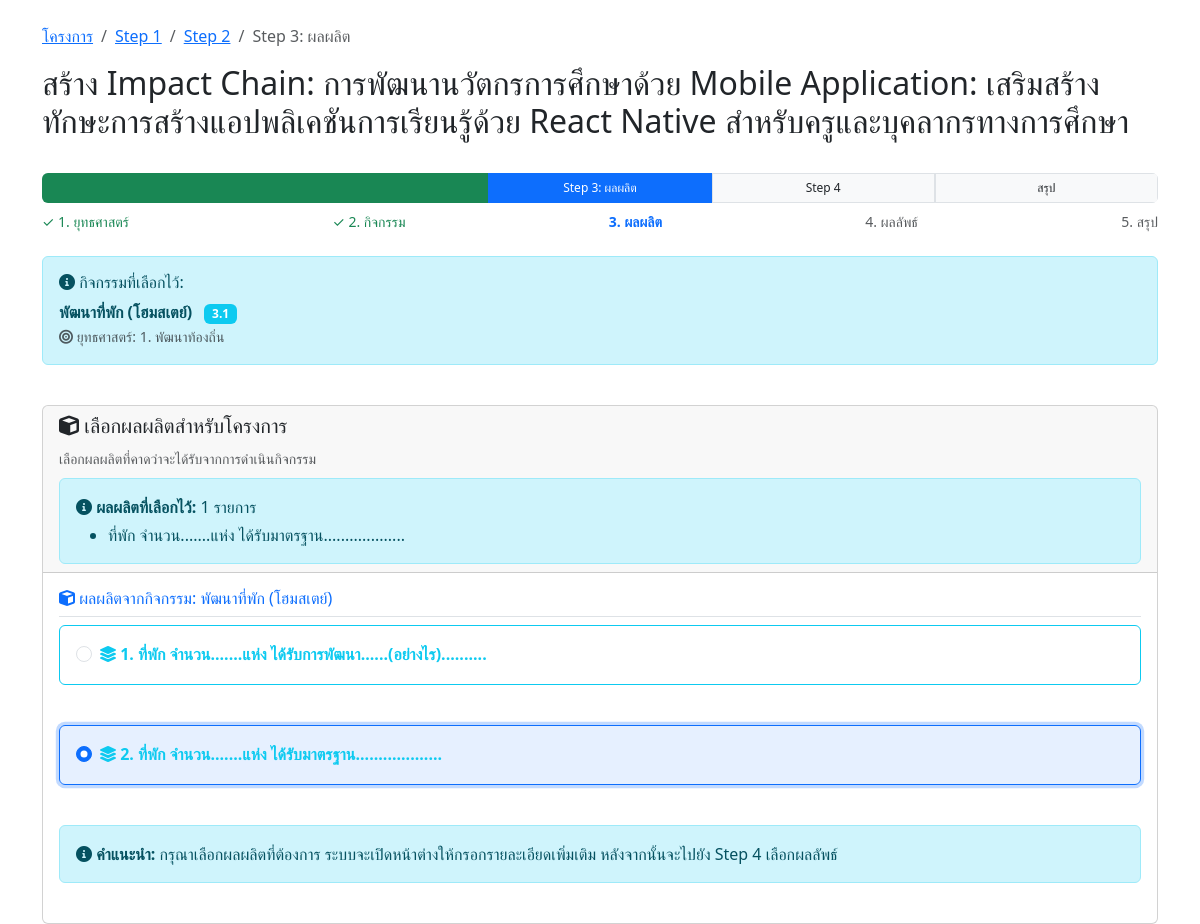
Before: /impact-chain/step3-output.php?project_id=3 (signed in) with the older database file.
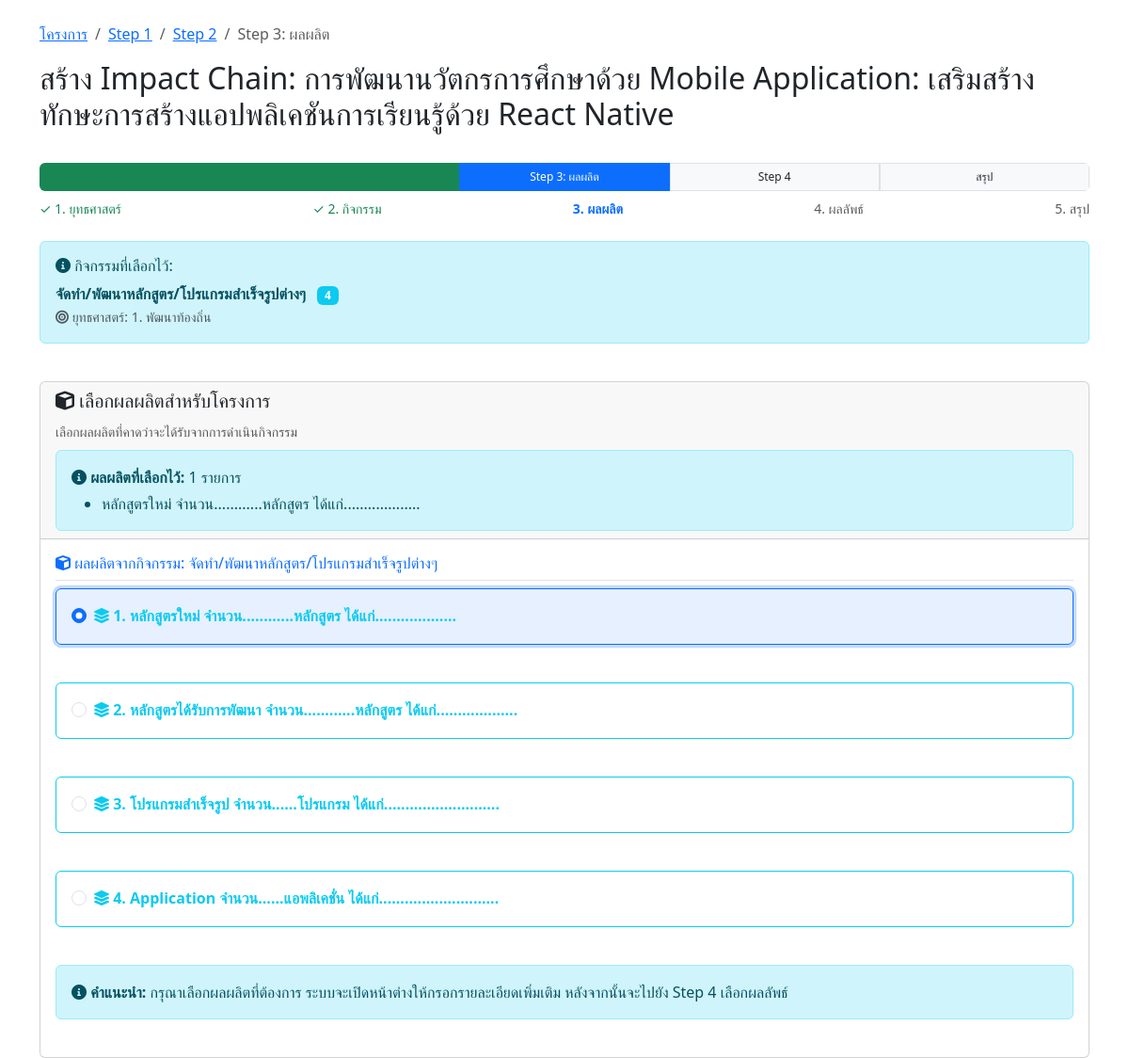
After: the same page with the newer database file.
### tables this page shows
CREATE TABLE `projects` (
  `id` int(11) NOT NULL,
  `project_code` varchar(50) NOT NULL COMMENT 'รหัสโครงการ',
  `name` varchar(500) NOT NULL COMMENT 'ชื่อโครงการ',
  `description` text DEFAULT NULL COMMENT 'รายละเอียดโครงการ',
  `objective` text DEFAULT NULL COMMENT 'วัตถุประสงค์โครงการ',
  `start_date` date DEFAULT NULL COMMENT 'วันที่เริ่มโครงการ',
  `end_date` date DEFAULT NULL COMMENT 'วันที่สิ้นสุดโครงการ',
  `budget` decimal(15,2) DEFAULT NULL COMMENT 'งบประมาณ',
  `organization` varchar(300) DEFAULT NULL COMMENT 'หน่วยงาน/องค์กร',
  `project_manager` varchar(200) DEFAULT NULL COMMENT 'ผู้จัดการโครงการ',
  `status` enum('incompleted','completed') DEFAULT 'incompleted' COMMENT 'สถานะโครงการ',
  `created_by` varchar(100) DEFAULT NULL COMMENT 'ผู้สร้าง',
  `created_at` timestamp NOT NULL DEFAULT current_timestamp(),
  `updated_at` timestamp NOT NULL DEFAULT current_timestamp() ON UPDATE current_timestamp()
);

CREATE TABLE `project_activities` (
  `id` int(11) NOT NULL,
  `project_id` int(11) NOT NULL COMMENT 'รหัสโครงการ',
  `activity_id` int(11) NOT NULL COMMENT 'รหัสกิจกรรม',
  `created_by` varchar(100) DEFAULT NULL COMMENT 'ผู้สร้าง',
  `created_at` timestamp NOT NULL DEFAULT current_timestamp(),
  `updated_at` timestamp NOT NULL DEFAULT current_timestamp() ON UPDATE current_timestamp()
);

CREATE TABLE `activities` (
  `activity_id` int(11) NOT NULL,
  `strategy_id` int(11) NOT NULL,
  `activity_code` varchar(20) NOT NULL,
  `activity_name` varchar(500) NOT NULL,
  `activity_description` text DEFAULT NULL
);

CREATE TABLE `strategies` (
  `strategy_id` int(11) NOT NULL,
  `strategy_code` varchar(50) NOT NULL,
  `strategy_name` varchar(255) NOT NULL,
  `description` text DEFAULT NULL,
  `created_at` timestamp NOT NULL DEFAULT current_timestamp()
);

CREATE TABLE `project_outputs` (
  `id` int(11) NOT NULL,
  `project_id` int(11) NOT NULL COMMENT 'รหัสโครงการ',
  `output_id` int(11) NOT NULL COMMENT 'รหัสผลผลิต',
  `output_details` text NOT NULL COMMENT 'รายละเอียดเพิ่มเติมของผลผลิต',
  `created_by` varchar(100) DEFAULT NULL COMMENT 'ผู้สร้าง',
  `created_at` timestamp NOT NULL DEFAULT current_timestamp(),
  `updated_at` timestamp NOT NULL DEFAULT current_timestamp() ON UPDATE current_timestamp()
);

CREATE TABLE `outputs` (
  `output_id` int(11) NOT NULL,
  `activity_id` int(11) NOT NULL,
  `output_sequence` varchar(10) DEFAULT NULL,
  `output_description` text NOT NULL,
  `target_details` text DEFAULT NULL
);

### impact-chain/step3-output.php (the view, shortened to what the changed rows need)
<?php
require_once '../config.php';
$project_id = isset($_GET['project_id']) ? (int)$_GET['project_id'] : 0;
$user_id = $_SESSION['user_id'];
$check_query = "SELECT * FROM projects WHERE id = ? AND created_by = ?";
$check_stmt = mysqli_prepare($conn, $check_query);
mysqli_stmt_bind_param($check_stmt, 'is', $project_id, $user_id);
mysqli_stmt_execute($check_stmt);
$project_result = mysqli_stmt_get_result($check_stmt);
$project = mysqli_fetch_assoc($project_result);
$selected_activity = null;
$activity_query = "SELECT pa.activity_id, a.activity_name, a.activity_code, a.activity_description, s.strategy_id, s.strategy_name
                   FROM project_activities pa
                   JOIN activities a ON pa.activity_id = a.activity_id
                   JOIN strategies s ON a.strategy_id = s.strategy_id
                   WHERE pa.project_id = ?";
$activity_stmt = mysqli_prepare($conn, $activity_query);
mysqli_stmt_bind_param($activity_stmt, 'i', $project_id);
mysqli_stmt_execute($activity_stmt);
$activity_result = mysqli_stmt_get_result($activity_stmt);
if (mysqli_num_rows($activity_result) > 0) {
    $selected_activity = mysqli_fetch_assoc($activity_result);
} else {
    $_SESSION['error_message'] = "กรุณาเลือกกิจกรรมก่อน";
    header("location: step2-activity.php?project_id=" . $project_id);
    exit;
}
$activity_id = $selected_activity['activity_id'];
$outputs_query = "SELECT o.*, a.activity_name, s.strategy_name
                  FROM outputs o
                  JOIN activities a ON o.activity_id = a.activity_id
                  JOIN strategies s ON a.strategy_id = s.strategy_id
                  WHERE o.activity_id = ?
                  ORDER BY o.output_sequence ASC, o.output_id ASC";
$outputs_stmt = mysqli_prepare($conn, $outputs_query);
mysqli_stmt_bind_param($outputs_stmt, 's', $activity_id);
mysqli_stmt_execute($outputs_stmt);
$outputs_result = mysqli_stmt_get_result($outputs_stmt);
$outputs = mysqli_fetch_all($outputs_result, MYSQLI_ASSOC);
$selected_outputs = [];
$selected_output_ids = [];
$selected_output_query = "SELECT po.output_id, o.output_description
                         FROM project_outputs po
                         JOIN outputs o ON po.output_id = o.output_id
                         WHERE po.project_id = ?";
$selected_output_stmt = mysqli_prepare($conn, $selected_output_query);
mysqli_stmt_bind_param($selected_output_stmt, 'i', $project_id);
mysqli_stmt_execute($selected_output_stmt);
$selected_output_result = mysqli_stmt_get_result($selected_output_stmt);
while ($output = mysqli_fetch_assoc($selected_output_result)) {
    $selected_outputs[] = $output;
    $selected_output_ids[] = $output['output_id'];
}
$grouped_outputs = [];
foreach ($outputs as $output) {
    $sequence = $output['output_sequence'];
    if (strpos($sequence, '.') === false) {
        $grouped_outputs[$sequence]['main'] = $output;
    } else {
        $main_sequence = explode('.', $sequence)[0];
        $grouped_outputs[$main_sequence]['sub'][] = $output;
    }
}
ksort($grouped_outputs);
?>
<!DOCTYPE html>
<html lang="th">
<head>
    <link href="https://cdn.jsdelivr.net/npm/bootstrap@5.3.0/dist/css/bootstrap.min.css" rel="stylesheet">
    <link href="https://cdnjs.cloudflare.com/ajax/libs/font-awesome/6.0.0/css/all.min.css" rel="stylesheet">
</head>
<body>
    <div class="container mt-4">
        <div class="row mb-4">
            <div class="col-12">
                <nav aria-label="breadcrumb">
                    <ol class="breadcrumb">
                    </ol>
                </nav>
                <h2>สร้าง Impact Chain: <?php echo htmlspecialchars($project['name']); ?></h2>
            </div>
        </div>
        <div class="row mb-4">
            <div class="col-12">
                <div class="alert alert-info">
                    <div class="mb-0">
                        <strong><?php echo htmlspecialchars($selected_activity['activity_name']); ?></strong>
                        <span class="badge bg-info ms-2"><?php echo htmlspecialchars($selected_activity['activity_code']); ?></span>
                        <br>
                        <small class="text-muted">
                            <i class="fas fa-bullseye"></i> ยุทธศาสตร์: <?php echo $selected_activity['strategy_id']; ?>. <?php echo htmlspecialchars($selected_activity['strategy_name']); ?>
                        </small>
                    </div>
                </div>
            </div>
        </div>
        <div class="row">
            <div class="col-12">
                <div class="card">
                    <div class="card-header">
                        <?php if (!empty($selected_outputs)): ?>
                            <div class="mt-2">
                                <div class="alert alert-info mb-0">
                                    <ul class="mb-0 mt-1">
                                        <?php foreach ($selected_outputs as $output): ?>
                                            <li><?php echo htmlspecialchars($output['output_description']); ?></li>
                                        <?php endforeach; ?>
                                    </ul>
                                </div>
                            </div>
                        <?php endif; ?>
                    </div>
                    <div class="card-body">
                        <?php if (empty($outputs)): ?>
                            <div class="alert alert-warning">
                                <i class="fas fa-exclamation-triangle"></i> ไม่พบข้อมูลผลผลิตที่เกี่ยวข้องกับกิจกรรมที่เลือก
                            </div>
                            <div class="d-flex justify-content-between">
                                <a href="step2-activity.php?project_id=<?php echo $project_id; ?>" class="btn btn-outline-secondary">
                                    <i class="fas fa-arrow-left"></i> ย้อนกลับ
                                </a>
                            </div>
                        <?php else: ?>
                            <div class="mb-4">
                                <h6 class="text-primary border-bottom pb-2">
                                    <i class="fas fa-cube"></i> ผลผลิตจากกิจกรรม: <?php echo htmlspecialchars($selected_activity['activity_name']); ?>
                                </h6>
                                <?php
                                foreach ($grouped_outputs as $main_sequence => $group):
                                ?>
                                    <?php if (isset($group['main'])): ?>
                                        <div class="mb-4">
                                            <div class="row">
                                                <div class="col-12 mb-3">
                                                    <div class="card border-info output-card <?php echo in_array($group['main']['output_id'], $selected_output_ids) ? 'border-primary selected' : ''; ?>">
                                                        <div class="card-body">
                                                            <div class="form-check">
                                                                <input class="form-check-input" type="radio"
                                                                    name="selected_output" value="<?php echo $group['main']['output_id']; ?>"
                                                                    id="output_<?php echo $group['main']['output_id']; ?>"
                                                                    data-output-description="<?php echo htmlspecialchars($group['main']['output_description']); ?>"
                                                                    <?php echo in_array($group['main']['output_id'], $selected_output_ids) ? 'checked' : ''; ?>>
                                                                <label class="form-check-label fw-bold text-info" for="output_<?php echo $group['main']['output_id']; ?>">
                                                                    <i class="fas fa-layer-group"></i> <?php echo $group['main']['output_sequence']; ?>. <?php echo htmlspecialchars($group['main']['output_description']); ?>
                                                                </label>
                                                            </div>
                                                        </div>
                                                    </div>
                                                </div>
                                            </div>
                                        </div>
                                    <?php endif; ?>
                                <?php endforeach; ?>
                                <div class="alert alert-info mt-4">
                                    <i class="fas fa-info-circle"></i>
                                    <strong>คำแนะนำ:</strong> กรุณาเลือกผลผลิตที่ต้องการ ระบบจะเปิดหน้าต่างให้กรอกรายละเอียดเพิ่มเติม หลังจากนั้นจะไปยัง Step 4 เลือกผลลัพธ์
                                </div>
                            </div>
                        <?php endif; ?>
                    </div>
                </div>
            </div>
        </div>
    </div>
</body>
</html>

Changed rows visible on the page:
removed project_activities: activity.activity_name "พัฒนาที่พัก (โฮมสเตย์)", activity.activity_code "3.1", strategies.strategy_id "1", strategies.strategy_name "พัฒนาท้องถิ่น"
removed project_outputs: output.output_description "ที่พัก จำนวน.......แห่ง ได้รับมาตรฐาน..................."
no longer on this page (row unchanged): outputs: output_id "☐ 1. ที่พัก จำนวน.......แห่ง ได้", output_sequence "1", output_description "ที่พัก จำนวน.......แห่ง ได้รับการพัฒนา......(อย่างไร).........."
no longer on this page (row unchanged): outputs: output_id "☑ 2. ที่พัก จำนวน.......แห่ง ได้", output_sequence "2", output_description "ที่พัก จำนวน.......แห่ง ได้รับมาตรฐาน..................."
changed projects: name "การพัฒนานวัตกรการศึกษาด้วย Mobile Application: เสริมสร้างทักษะการสร้างแอปพลิเคชันการเรียนรู้ด้วย React Native สำหรับครูและบุคลากรทางการศึกษา" → "การพัฒนานวัตกรการศึกษาด้วย Mobile Application: เสริมสร้างทักษะการสร้างแอปพลิเคชันการเรียนรู้ด้วย React Native"
added project_activities: activity.activity_name "จัดทำ/พัฒนาหลักสูตร/โปรแกรมสำเร็จรูปต่างๆ", activity.activity_code "4", strategies.strategy_id "1", strategies.strategy_name "พัฒนาท้องถิ่น"
added project_outputs: output.output_description "หลักสูตรใหม่ จำนวน............หลักสูตร ได้แก่..................."
now on this page (row unchanged): outputs: output_id "☑ 1. หลักสูตรใหม่ จำนวน.........", output_sequence "1", output_description "หลักสูตรใหม่ จำนวน............หลักสูตร ได้แก่..................."
now on this page (row unchanged): outputs: output_id "☐ 2. หลักสูตรได้รับการพัฒนา จำนว", output_sequence "2", output_description "หลักสูตรได้รับการพัฒนา จำนวน............หลักสูตร ได้แก่..................."
now on this page (row unchanged): outputs: output_id "☐ 3. โปรแกรมสำเร็จรูป จำนวน.....", output_sequence "3", output_description "โปรแกรมสำเร็จรูป จำนวน......โปรแกรม ได้แก่..........................."
now on this page (row unchanged): outputs: output_id "☐ 4. Application จำนวน......แอพล", output_sequence "4", output_description "Application จำนวน......แอพลิเคชั่น ได้แก่............................"
